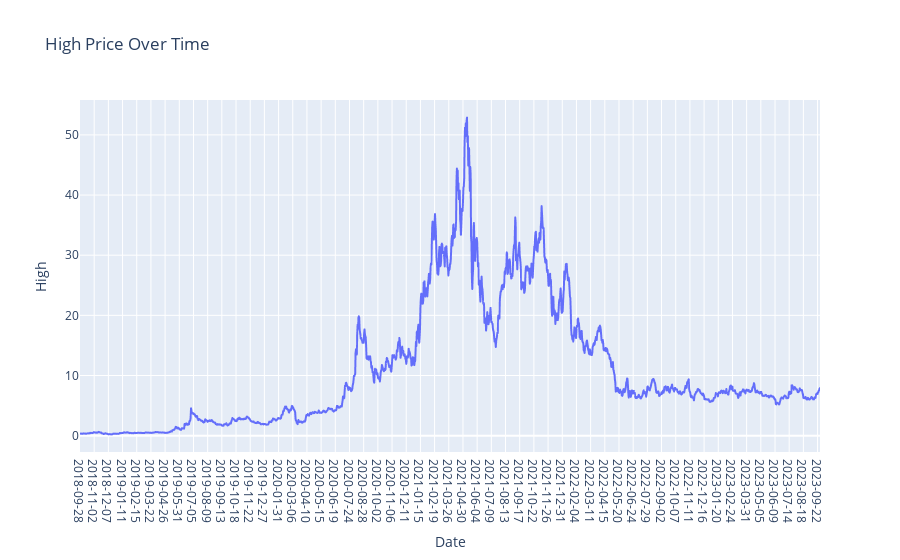

Here is the notebook cell this chart was saved with:
### Markdown cell above
## i) Graph for High Column Values

### Code cell
plt.figure(figsize=(14, 6))
fig = px.line(LINK.High,x=LINK.Date, y='High', labels={'x': 'Date', 'y': 'Price'}, title='High Price Over Time')
fig.update_xaxes(type='category')  # Ensure the x-axis treats the index as categorical (date)
fig.show()

### Figure 1 — Plotly figure (JSON) as saved in the notebook; plotly's stock layout.template omitted (floating-point values rounded to 4 significant figures; data arrays with more than 128 entries replaced by an {"elided": "..."} marker saying what was removed)
{"data": [{"hovertemplate": "Date=%{x}<br>High=%{y}<extra></extra>", "legendgroup": "", "line": {"color": "#636efa", "dash": "solid"}, "marker": {"symbol": "circle"}, "mode": "lines", "name": "", "showlegend": false, "type": "scattergl", "x": {"elided": "1827 str values"}, "xaxis": "x", "y": {"elided": "1827 float values"}, "yaxis": "y"}], "layout": {"legend": {"tracegroupgap": 0}, "title": {"text": "High Price Over Time"}, "xaxis": {"anchor": "y", "domain": [0, 1], "title": {"text": "Date"}, "type": "category"}, "yaxis": {"anchor": "x", "domain": [0, 1], "title": {"text": "High"}}}}
